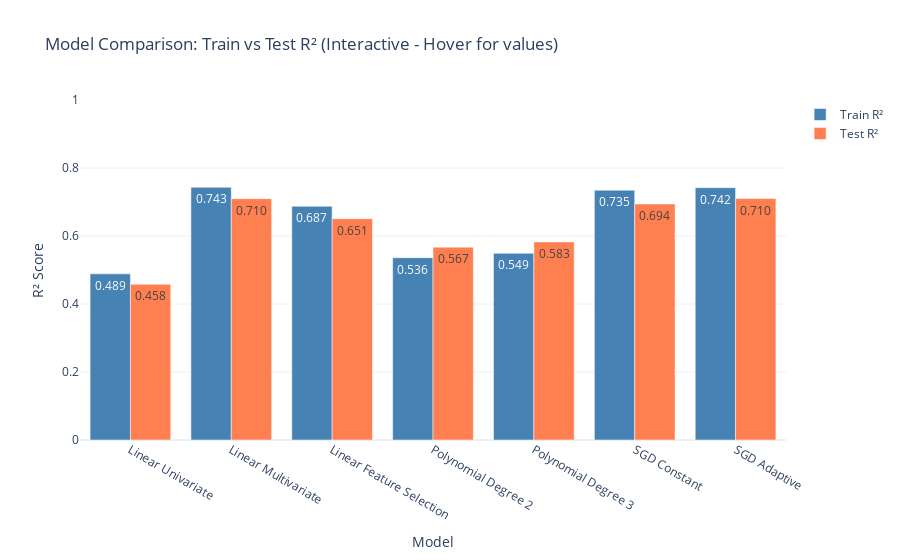

Notebook source saved alongside this figure:
### Code cell
# 4. MODEL COMPARISON - R² Scores (Interactive Plotly)
model_names = list(metrics.keys())
train_r2 = [metrics[m]['train_r2'] for m in model_names]
test_r2 = [metrics[m]['test_r2'] for m in model_names]

x = np.arange(len(model_names))
width = 0.35

fig = go.Figure()

fig.add_trace(go.Bar(
    x=model_names,
    y=train_r2,
    name='Train R²',
    marker_color='steelblue',
    text=[f'{v:.3f}' for v in train_r2],
    textposition='auto',
    hovertemplate='Model: %{x}<br>Train R²: %{y:.3f}<extra></extra>'
))

fig.add_trace(go.Bar(
    x=model_names,
    y=test_r2,
    name='Test R²',
    marker_color='coral',
    text=[f'{v:.3f}' for v in test_r2],
    textposition='auto',
    hovertemplate='Model: %{x}<br>Test R²: %{y:.3f}<extra></extra>'
))

fig.update_layout(
    xaxis_title='Model',
    yaxis_title='R² Score',
    title='Model Comparison: Train vs Test R² (Interactive - Hover for values)',
    barmode='group',
    template='plotly_white',
    yaxis=dict(range=[0, 1])
)

fig.write_image(f'{RESULTS_DIR}/model_comparison_r2.png', width=1400, height=600, scale=2)
fig.show()
print("Saved: model_comparison_r2.png")

### Figure 1 — Plotly figure (JSON) as saved in the notebook; plotly's stock layout.template omitted (floating-point values rounded to 4 significant figures)
{"data": [{"hovertemplate": "Model: %{x}<br>Train R²: %{y:.3f}<extra></extra>", "marker": {"color": "steelblue"}, "name": "Train R²", "text": ["0.489", "0.743", "0.687", "0.536", "0.549", "0.735", "0.742"], "textposition": "auto", "type": "bar", "x": ["Linear Univariate", "Linear Multivariate", "Linear Feature Selection", "Polynomial Degree 2", "Polynomial Degree 3", "SGD Constant", "SGD Adaptive"], "y": [0.4887, 0.7432, 0.6873, 0.5362, 0.5491, 0.7347, 0.7421]}, {"hovertemplate": "Model: %{x}<br>Test R²: %{y:.3f}<extra></extra>", "marker": {"color": "coral"}, "name": "Test R²", "text": ["0.458", "0.710", "0.651", "0.567", "0.583", "0.694", "0.710"], "textposition": "auto", "type": "bar", "x": ["Linear Univariate", "Linear Multivariate", "Linear Feature Selection", "Polynomial Degree 2", "Polynomial Degree 3", "SGD Constant", "SGD Adaptive"], "y": [0.458, 0.7099, 0.6511, 0.5672, 0.5825, 0.694, 0.7102]}], "layout": {"barmode": "group", "title": {"text": "Model Comparison: Train vs Test R² (Interactive - Hover for values)"}, "xaxis": {"title": {"text": "Model"}}, "yaxis": {"range": [0, 1], "title": {"text": "R² Score"}}}}
